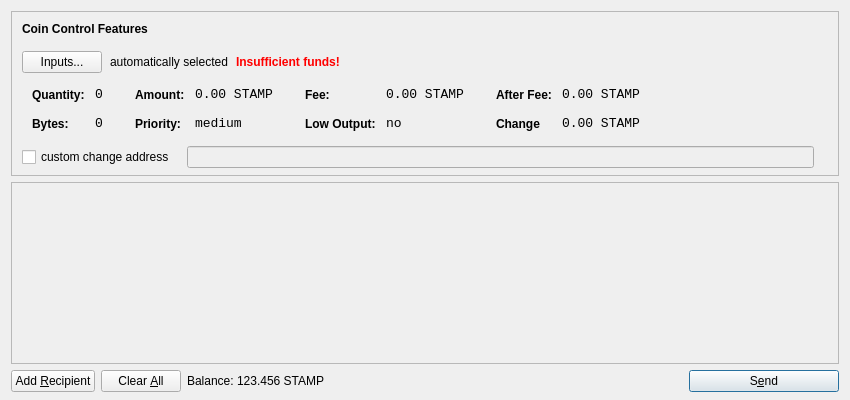
<?xml version="1.0" encoding="UTF-8"?>
<ui version="4.0">
 <class>SendCoinsDialog</class>
 <widget class="QDialog" name="SendCoinsDialog">
  <property name="geometry">
   <rect>
    <x>0</x>
    <y>0</y>
    <width>850</width>
    <height>400</height>
   </rect>
  </property>
  <property name="windowTitle">
   <string>Send Coins</string>
  </property>
  <layout class="QVBoxLayout" name="verticalLayout" stretch="0,1,0">
   <property name="bottomMargin">
    <number>8</number>
   </property>
   <item>
    <widget class="QFrame" name="frameCoinControl">
     <property name="sizePolicy">
      <sizepolicy hsizetype="Expanding" vsizetype="Expanding">
       <horstretch>0</horstretch>
       <verstretch>0</verstretch>
      </sizepolicy>
     </property>
     <property name="maximumSize">
      <size>
       <width>16777215</width>
       <height>16777215</height>
      </size>
     </property>
     <property name="frameShape">
      <enum>QFrame::StyledPanel</enum>
     </property>
     <property name="frameShadow">
      <enum>QFrame::Sunken</enum>
     </property>
     <layout class="QVBoxLayout" name="verticalLayoutCoinControl2">
      <property name="spacing">
       <number>-1</number>
      </property>
      <property name="leftMargin">
       <number>0</number>
      </property>
      <property name="topMargin">
       <number>0</number>
      </property>
      <property name="rightMargin">
       <number>0</number>
      </property>
      <property name="bottomMargin">
       <number>6</number>
      </property>
      <item>
       <layout class="QVBoxLayout" name="verticalLayoutCoinControl" stretch="0,0,0,0,1">
        <property name="spacing">
         <number>0</number>
        </property>
        <property name="leftMargin">
         <number>10</number>
        </property>
        <property name="topMargin">
         <number>10</number>
        </property>
        <item>
         <layout class="QHBoxLayout" name="horizontalLayoutCoinControl1">
          <property name="bottomMargin">
           <number>15</number>
          </property>
          <item>
           <widget class="QLabel" name="labelCoinControlFeatures">
            <property name="sizePolicy">
             <sizepolicy hsizetype="Preferred" vsizetype="Maximum">
              <horstretch>0</horstretch>
              <verstretch>0</verstretch>
             </sizepolicy>
            </property>
            <property name="font">
             <font>
              <weight>75</weight>
              <bold>true</bold>
             </font>
            </property>
            <property name="styleSheet">
             <string notr="true">font-weight:bold;</string>
            </property>
            <property name="text">
             <string>Coin Control Features</string>
            </property>
           </widget>
          </item>
         </layout>
        </item>
        <item>
         <layout class="QHBoxLayout" name="horizontalLayoutCoinControl2" stretch="0,0,0,0">
          <property name="spacing">
           <number>8</number>
          </property>
          <property name="bottomMargin">
           <number>10</number>
          </property>
          <item>
           <widget class="QPushButton" name="pushButtonCoinControl">
            <property name="styleSheet">
             <string notr="true"/>
            </property>
            <property name="text">
             <string>Inputs...</string>
            </property>
           </widget>
          </item>
          <item>
           <widget class="QLabel" name="labelCoinControlAutomaticallySelected">
            <property name="text">
             <string>automatically selected</string>
            </property>
            <property name="margin">
             <number>5</number>
            </property>
           </widget>
          </item>
          <item>
           <widget class="QLabel" name="labelCoinControlInsuffFunds">
            <property name="font">
             <font>
              <weight>75</weight>
              <bold>true</bold>
             </font>
            </property>
            <property name="styleSheet">
             <string notr="true">color:red;font-weight:bold;</string>
            </property>
            <property name="text">
             <string>Insufficient funds!</string>
            </property>
            <property name="margin">
             <number>5</number>
            </property>
           </widget>
          </item>
          <item>
           <spacer name="horizontalSpacerCoinControl">
            <property name="orientation">
             <enum>Qt::Horizontal</enum>
            </property>
            <property name="sizeHint" stdset="0">
             <size>
              <width>40</width>
              <height>1</height>
             </size>
            </property>
           </spacer>
          </item>
         </layout>
        </item>
        <item>
         <widget class="QWidget" name="widgetCoinControl" native="true">
          <property name="sizePolicy">
           <sizepolicy hsizetype="Preferred" vsizetype="Preferred">
            <horstretch>0</horstretch>
            <verstretch>0</verstretch>
           </sizepolicy>
          </property>
          <property name="minimumSize">
           <size>
            <width>0</width>
            <height>0</height>
           </size>
          </property>
          <property name="styleSheet">
           <string notr="true"/>
          </property>
          <layout class="QHBoxLayout" name="horizontalLayoutCoinControl5">
           <property name="margin">
            <number>0</number>
           </property>
           <item>
            <layout class="QHBoxLayout" name="horizontalLayoutCoinControl3" stretch="0,0,0,1">
             <property name="spacing">
              <number>20</number>
             </property>
             <property name="topMargin">
              <number>0</number>
             </property>
             <property name="bottomMargin">
              <number>10</number>
             </property>
             <item>
              <layout class="QFormLayout" name="formLayoutCoinControl1">
               <property name="horizontalSpacing">
                <number>10</number>
               </property>
               <property name="verticalSpacing">
                <number>14</number>
               </property>
               <property name="leftMargin">
                <number>10</number>
               </property>
               <property name="topMargin">
                <number>4</number>
               </property>
               <property name="rightMargin">
                <number>6</number>
               </property>
               <item row="0" column="0">
                <widget class="QLabel" name="labelCoinControlQuantityText">
                 <property name="styleSheet">
                  <string notr="true">font-weight:bold;</string>
                 </property>
                 <property name="text">
                  <string>Quantity:</string>
                 </property>
                 <property name="margin">
                  <number>0</number>
                 </property>
                </widget>
               </item>
               <item row="0" column="1">
                <widget class="QLabel" name="labelCoinControlQuantity">
                 <property name="font">
                  <font>
                   <family>Monospace</family>
                   <pointsize>10</pointsize>
                  </font>
                 </property>
                 <property name="cursor">
                  <cursorShape>IBeamCursor</cursorShape>
                 </property>
                 <property name="contextMenuPolicy">
                  <enum>Qt::ActionsContextMenu</enum>
                 </property>
                 <property name="text">
                  <string>0</string>
                 </property>
                 <property name="margin">
                  <number>0</number>
                 </property>
                 <property name="textInteractionFlags">
                  <set>Qt::LinksAccessibleByMouse|Qt::TextSelectableByKeyboard|Qt::TextSelectableByMouse</set>
                 </property>
                </widget>
               </item>
               <item row="1" column="0">
                <widget class="QLabel" name="labelCoinControlBytesText">
                 <property name="styleSheet">
                  <string notr="true">font-weight:bold;</string>
                 </property>
                 <property name="text">
                  <string>Bytes:</string>
                 </property>
                </widget>
               </item>
               <item row="1" column="1">
                <widget class="QLabel" name="labelCoinControlBytes">
                 <property name="font">
                  <font>
                   <family>Monospace</family>
                   <pointsize>10</pointsize>
                  </font>
                 </property>
                 <property name="cursor">
                  <cursorShape>IBeamCursor</cursorShape>
                 </property>
                 <property name="contextMenuPolicy">
                  <enum>Qt::ActionsContextMenu</enum>
                 </property>
                 <property name="text">
                  <string>0</string>
                 </property>
                 <property name="textInteractionFlags">
                  <set>Qt::LinksAccessibleByMouse|Qt::TextSelectableByKeyboard|Qt::TextSelectableByMouse</set>
                 </property>
                </widget>
               </item>
              </layout>
             </item>
             <item>
              <layout class="QFormLayout" name="formLayoutCoinControl2">
               <property name="horizontalSpacing">
                <number>10</number>
               </property>
               <property name="verticalSpacing">
                <number>14</number>
               </property>
               <property name="leftMargin">
                <number>6</number>
               </property>
               <property name="topMargin">
                <number>4</number>
               </property>
               <property name="rightMargin">
                <number>6</number>
               </property>
               <item row="0" column="0">
                <widget class="QLabel" name="labelCoinControlAmountText">
                 <property name="styleSheet">
                  <string notr="true">font-weight:bold;</string>
                 </property>
                 <property name="text">
                  <string>Amount:</string>
                 </property>
                 <property name="margin">
                  <number>0</number>
                 </property>
                </widget>
               </item>
               <item row="0" column="1">
                <widget class="QLabel" name="labelCoinControlAmount">
                 <property name="font">
                  <font>
                   <family>Monospace</family>
                   <pointsize>10</pointsize>
                  </font>
                 </property>
                 <property name="cursor">
                  <cursorShape>IBeamCursor</cursorShape>
                 </property>
                 <property name="contextMenuPolicy">
                  <enum>Qt::ActionsContextMenu</enum>
                 </property>
                 <property name="text">
                  <string>0.00 STAMP</string>
                 </property>
                 <property name="textInteractionFlags">
                  <set>Qt::LinksAccessibleByMouse|Qt::TextSelectableByKeyboard|Qt::TextSelectableByMouse</set>
                 </property>
                </widget>
               </item>
               <item row="1" column="0">
                <widget class="QLabel" name="labelCoinControlPriorityText">
                 <property name="styleSheet">
                  <string notr="true">font-weight:bold;</string>
                 </property>
                 <property name="text">
                  <string>Priority:</string>
                 </property>
                </widget>
               </item>
               <item row="1" column="1">
                <widget class="QLabel" name="labelCoinControlPriority">
                 <property name="font">
                  <font>
                   <family>Monospace</family>
                   <pointsize>10</pointsize>
                  </font>
                 </property>
                 <property name="cursor">
                  <cursorShape>IBeamCursor</cursorShape>
                 </property>
                 <property name="contextMenuPolicy">
                  <enum>Qt::ActionsContextMenu</enum>
                 </property>
                 <property name="text">
                  <string>medium</string>
                 </property>
                 <property name="textInteractionFlags">
                  <set>Qt::LinksAccessibleByMouse|Qt::TextSelectableByKeyboard|Qt::TextSelectableByMouse</set>
                 </property>
                </widget>
               </item>
              </layout>
             </item>
             <item>
              <layout class="QFormLayout" name="formLayoutCoinControl3">
               <property name="horizontalSpacing">
                <number>10</number>
               </property>
               <property name="verticalSpacing">
                <number>14</number>
               </property>
               <property name="leftMargin">
                <number>6</number>
               </property>
               <property name="topMargin">
                <number>4</number>
               </property>
               <property name="rightMargin">
                <number>6</number>
               </property>
               <item row="0" column="0">
                <widget class="QLabel" name="labelCoinControlFeeText">
                 <property name="styleSheet">
                  <string notr="true">font-weight:bold;</string>
                 </property>
                 <property name="text">
                  <string>Fee:</string>
                 </property>
                 <property name="margin">
                  <number>0</number>
                 </property>
                </widget>
               </item>
               <item row="0" column="1">
                <widget class="QLabel" name="labelCoinControlFee">
                 <property name="font">
                  <font>
                   <family>Monospace</family>
                   <pointsize>10</pointsize>
                  </font>
                 </property>
                 <property name="cursor">
                  <cursorShape>IBeamCursor</cursorShape>
                 </property>
                 <property name="contextMenuPolicy">
                  <enum>Qt::ActionsContextMenu</enum>
                 </property>
                 <property name="text">
                  <string>0.00 STAMP</string>
                 </property>
                 <property name="textInteractionFlags">
                  <set>Qt::LinksAccessibleByMouse|Qt::TextSelectableByKeyboard|Qt::TextSelectableByMouse</set>
                 </property>
                </widget>
               </item>
               <item row="1" column="0">
                <widget class="QLabel" name="labelCoinControlLowOutputText">
                 <property name="styleSheet">
                  <string notr="true">font-weight:bold;</string>
                 </property>
                 <property name="text">
                  <string>Low Output:</string>
                 </property>
                </widget>
               </item>
               <item row="1" column="1">
                <widget class="QLabel" name="labelCoinControlLowOutput">
                 <property name="font">
                  <font>
                   <family>Monospace</family>
                   <pointsize>10</pointsize>
                  </font>
                 </property>
                 <property name="cursor">
                  <cursorShape>IBeamCursor</cursorShape>
                 </property>
                 <property name="contextMenuPolicy">
                  <enum>Qt::ActionsContextMenu</enum>
                 </property>
                 <property name="text">
                  <string>no</string>
                 </property>
                 <property name="textInteractionFlags">
                  <set>Qt::LinksAccessibleByMouse|Qt::TextSelectableByKeyboard|Qt::TextSelectableByMouse</set>
                 </property>
                </widget>
               </item>
              </layout>
             </item>
             <item>
              <layout class="QFormLayout" name="formLayoutCoinControl4">
               <property name="horizontalSpacing">
                <number>10</number>
               </property>
               <property name="verticalSpacing">
                <number>14</number>
               </property>
               <property name="leftMargin">
                <number>6</number>
               </property>
               <property name="topMargin">
                <number>4</number>
               </property>
               <property name="rightMargin">
                <number>6</number>
               </property>
               <item row="0" column="0">
                <widget class="QLabel" name="labelCoinControlAfterFeeText">
                 <property name="styleSheet">
                  <string notr="true">font-weight:bold;</string>
                 </property>
                 <property name="text">
                  <string>After Fee:</string>
                 </property>
                 <property name="margin">
                  <number>0</number>
                 </property>
                </widget>
               </item>
               <item row="0" column="1">
                <widget class="QLabel" name="labelCoinControlAfterFee">
                 <property name="font">
                  <font>
                   <family>Monospace</family>
                   <pointsize>10</pointsize>
                  </font>
                 </property>
                 <property name="cursor">
                  <cursorShape>IBeamCursor</cursorShape>
                 </property>
                 <property name="contextMenuPolicy">
                  <enum>Qt::ActionsContextMenu</enum>
                 </property>
                 <property name="text">
                  <string>0.00 STAMP</string>
                 </property>
                 <property name="textInteractionFlags">
                  <set>Qt::LinksAccessibleByMouse|Qt::TextSelectableByKeyboard|Qt::TextSelectableByMouse</set>
                 </property>
                </widget>
               </item>
               <item row="1" column="0">
                <widget class="QLabel" name="labelCoinControlChangeText">
                 <property name="styleSheet">
                  <string notr="true">font-weight:bold;</string>
                 </property>
                 <property name="text">
                  <string>Change</string>
                 </property>
                </widget>
               </item>
               <item row="1" column="1">
                <widget class="QLabel" name="labelCoinControlChange">
                 <property name="font">
                  <font>
                   <family>Monospace</family>
                   <pointsize>10</pointsize>
                  </font>
                 </property>
                 <property name="cursor">
                  <cursorShape>IBeamCursor</cursorShape>
                 </property>
                 <property name="contextMenuPolicy">
                  <enum>Qt::ActionsContextMenu</enum>
                 </property>
                 <property name="text">
                  <string>0.00 STAMP</string>
                 </property>
                 <property name="textInteractionFlags">
                  <set>Qt::LinksAccessibleByMouse|Qt::TextSelectableByKeyboard|Qt::TextSelectableByMouse</set>
                 </property>
                </widget>
               </item>
              </layout>
             </item>
            </layout>
           </item>
          </layout>
         </widget>
        </item>
        <item>
         <layout class="QHBoxLayout" name="horizontalLayoutCoinControl4" stretch="0,0,0">
          <property name="spacing">
           <number>12</number>
          </property>
          <property name="sizeConstraint">
           <enum>QLayout::SetDefaultConstraint</enum>
          </property>
          <property name="topMargin">
           <number>5</number>
          </property>
          <property name="rightMargin">
           <number>5</number>
          </property>
          <item>
           <widget class="QCheckBox" name="checkBoxCoinControlChange">
            <property name="text">
             <string>custom change address</string>
            </property>
           </widget>
          </item>
          <item>
           <widget class="QLineEdit" name="lineEditCoinControlChange">
            <property name="enabled">
             <bool>false</bool>
            </property>
            <property name="sizePolicy">
             <sizepolicy hsizetype="Expanding" vsizetype="Fixed">
              <horstretch>0</horstretch>
              <verstretch>0</verstretch>
             </sizepolicy>
            </property>
           </widget>
          </item>
          <item>
           <widget class="QLabel" name="labelCoinControlChangeLabel">
            <property name="sizePolicy">
             <sizepolicy hsizetype="Preferred" vsizetype="Expanding">
              <horstretch>0</horstretch>
              <verstretch>0</verstretch>
             </sizepolicy>
            </property>
            <property name="minimumSize">
             <size>
              <width>0</width>
              <height>0</height>
             </size>
            </property>
            <property name="text">
             <string/>
            </property>
            <property name="margin">
             <number>3</number>
            </property>
           </widget>
          </item>
         </layout>
        </item>
        <item>
         <spacer name="verticalSpacerCoinControl">
          <property name="orientation">
           <enum>Qt::Vertical</enum>
          </property>
          <property name="sizeHint" stdset="0">
           <size>
            <width>800</width>
            <height>1</height>
           </size>
          </property>
         </spacer>
        </item>
       </layout>
      </item>
     </layout>
    </widget>
   </item>
   <item>
    <widget class="QScrollArea" name="scrollArea">
     <property name="widgetResizable">
      <bool>true</bool>
     </property>
     <widget class="QWidget" name="scrollAreaWidgetContents">
      <property name="geometry">
       <rect>
        <x>0</x>
        <y>0</y>
        <width>830</width>
        <height>165</height>
       </rect>
      </property>
      <layout class="QVBoxLayout" name="verticalLayout_2">
       <property name="margin">
        <number>0</number>
       </property>
       <item>
        <layout class="QVBoxLayout" name="entries">
         <property name="spacing">
          <number>6</number>
         </property>
        </layout>
       </item>
       <item>
        <spacer name="verticalSpacer">
         <property name="orientation">
          <enum>Qt::Vertical</enum>
         </property>
         <property name="sizeHint" stdset="0">
          <size>
           <width>20</width>
           <height>40</height>
          </size>
         </property>
        </spacer>
       </item>
      </layout>
     </widget>
    </widget>
   </item>
   <item>
    <layout class="QHBoxLayout" name="horizontalLayout">
     <item>
      <widget class="QPushButton" name="addButton">
       <property name="toolTip">
        <string>Send to multiple recipients at once</string>
       </property>
       <property name="text">
        <string>Add &amp;Recipient</string>
       </property>
       <property name="icon">
        <iconset resource="../bitcoin.qrc">
         <normaloff>:/icons/add</normaloff>:/icons/add</iconset>
       </property>
       <property name="autoDefault">
        <bool>false</bool>
       </property>
      </widget>
     </item>
     <item>
      <widget class="QPushButton" name="clearButton">
       <property name="sizePolicy">
        <sizepolicy hsizetype="Minimum" vsizetype="Fixed">
         <horstretch>0</horstretch>
         <verstretch>0</verstretch>
        </sizepolicy>
       </property>
       <property name="toolTip">
        <string>Remove all transaction fields</string>
       </property>
       <property name="text">
        <string>Clear &amp;All</string>
       </property>
       <property name="icon">
        <iconset resource="../bitcoin.qrc">
         <normaloff>:/icons/remove</normaloff>:/icons/remove</iconset>
       </property>
       <property name="autoRepeatDelay">
        <number>300</number>
       </property>
       <property name="autoDefault">
        <bool>false</bool>
       </property>
      </widget>
     </item>
     <item>
      <layout class="QHBoxLayout" name="horizontalLayout_2">
       <property name="spacing">
        <number>3</number>
       </property>
       <item>
        <widget class="QLabel" name="label">
         <property name="sizePolicy">
          <sizepolicy hsizetype="Preferred" vsizetype="Fixed">
           <horstretch>0</horstretch>
           <verstretch>0</verstretch>
          </sizepolicy>
         </property>
         <property name="text">
          <string>Balance:</string>
         </property>
        </widget>
       </item>
       <item>
        <widget class="QLabel" name="labelBalance">
         <property name="sizePolicy">
          <sizepolicy hsizetype="Preferred" vsizetype="Fixed">
           <horstretch>0</horstretch>
           <verstretch>0</verstretch>
          </sizepolicy>
         </property>
         <property name="cursor">
          <cursorShape>IBeamCursor</cursorShape>
         </property>
         <property name="text">
          <string>123.456 STAMP</string>
         </property>
         <property name="textInteractionFlags">
          <set>Qt::LinksAccessibleByMouse|Qt::TextSelectableByKeyboard|Qt::TextSelectableByMouse</set>
         </property>
        </widget>
       </item>
      </layout>
     </item>
     <item>
      <spacer name="horizontalSpacer">
       <property name="orientation">
        <enum>Qt::Horizontal</enum>
       </property>
       <property name="sizeHint" stdset="0">
        <size>
         <width>40</width>
         <height>20</height>
        </size>
       </property>
      </spacer>
     </item>
     <item>
      <widget class="QPushButton" name="sendButton">
       <property name="minimumSize">
        <size>
         <width>150</width>
         <height>0</height>
        </size>
       </property>
       <property name="toolTip">
        <string>Confirm the send action</string>
       </property>
       <property name="text">
        <string>S&amp;end</string>
       </property>
       <property name="icon">
        <iconset resource="../bitcoin.qrc">
         <normaloff>:/icons/send</normaloff>:/icons/send</iconset>
       </property>
       <property name="default">
        <bool>true</bool>
       </property>
      </widget>
     </item>
    </layout>
   </item>
  </layout>
 </widget>
 <resources>
  <include location="../bitcoin.qrc"/>
 </resources>
 <connections/>
</ui>
